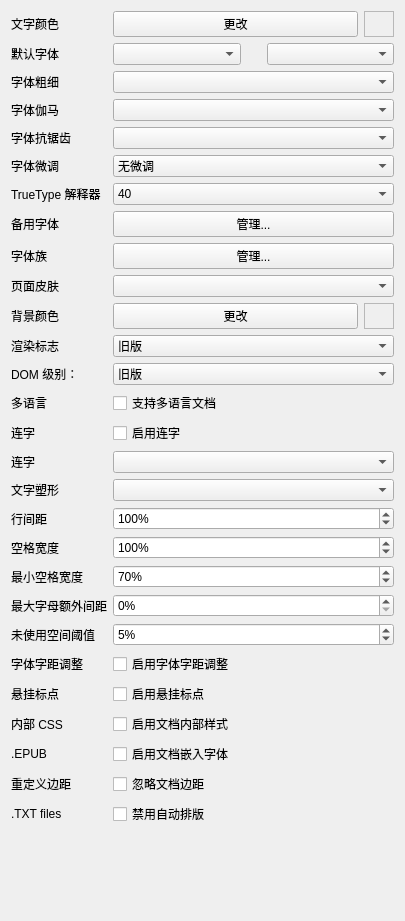
         <widget class="QWidget" name="scrollAreaStylesContents">
          <property name="geometry">
           <rect>
            <x>0</x>
            <y>0</y>
            <width>405</width>
            <height>921</height>
           </rect>
          </property>
          <layout class="QVBoxLayout" name="verticalLayout_5">
           <item>
            <layout class="QFormLayout" name="formLayout">
             <property name="fieldGrowthPolicy">
              <enum>QFormLayout::FieldGrowthPolicy::AllNonFixedFieldsGrow</enum>
             </property>
             <item row="0" column="0">
              <widget class="QLabel" name="label_6">
               <property name="text">
                <string>文字颜色</string>
               </property>
              </widget>
             </item>
             <item row="0" column="1">
              <layout class="QHBoxLayout" name="horizontalLayout_11">
               <item>
                <widget class="QPushButton" name="btnTextColor">
                 <property name="sizePolicy">
                  <sizepolicy hsizetype="Preferred" vsizetype="Fixed">
                   <horstretch>0</horstretch>
                   <verstretch>0</verstretch>
                  </sizepolicy>
                 </property>
                 <property name="text">
                  <string>更改</string>
                 </property>
                </widget>
               </item>
               <item>
                <widget class="QFrame" name="frmTextColor">
                 <property name="sizePolicy">
                  <sizepolicy hsizetype="Maximum" vsizetype="Preferred">
                   <horstretch>0</horstretch>
                   <verstretch>0</verstretch>
                  </sizepolicy>
                 </property>
                 <property name="minimumSize">
                  <size>
                   <width>20</width>
                   <height>20</height>
                  </size>
                 </property>
                 <property name="maximumSize">
                  <size>
                   <width>30</width>
                   <height>30</height>
                  </size>
                 </property>
                 <property name="sizeIncrement">
                  <size>
                   <width>4</width>
                   <height>4</height>
                  </size>
                 </property>
                 <property name="baseSize">
                  <size>
                   <width>0</width>
                   <height>0</height>
                  </size>
                 </property>
                 <property name="autoFillBackground">
                  <bool>true</bool>
                 </property>
                 <property name="frameShape">
                  <enum>QFrame::Shape::StyledPanel</enum>
                 </property>
                 <property name="frameShadow">
                  <enum>QFrame::Shadow::Sunken</enum>
                 </property>
                 <property name="lineWidth">
                  <number>1</number>
                 </property>
                 <property name="midLineWidth">
                  <number>5</number>
                 </property>
                </widget>
               </item>
              </layout>
             </item>
             <item row="1" column="0">
              <widget class="QLabel" name="label_12">
               <property name="text">
                <string>默认字体</string>
               </property>
              </widget>
             </item>
             <item row="1" column="1">
              <layout class="QHBoxLayout" name="horizontalLayout_14">
               <item>
                <widget class="QComboBox" name="cbTextFontFace">
                 <property name="sizePolicy">
                  <sizepolicy hsizetype="Preferred" vsizetype="Fixed">
                   <horstretch>0</horstretch>
                   <verstretch>0</verstretch>
                  </sizepolicy>
                 </property>
                </widget>
               </item>
               <item>
                <spacer name="horizontalSpacer_3">
                 <property name="orientation">
                  <enum>Qt::Orientation::Horizontal</enum>
                 </property>
                 <property name="sizeType">
                  <enum>QSizePolicy::Policy::Maximum</enum>
                 </property>
                 <property name="sizeHint" stdset="0">
                  <size>
                   <width>20</width>
                   <height>20</height>
                  </size>
                 </property>
                </spacer>
               </item>
               <item>
                <widget class="QComboBox" name="cbTextFontSize">
                 <property name="sizePolicy">
                  <sizepolicy hsizetype="Preferred" vsizetype="Fixed">
                   <horstretch>0</horstretch>
                   <verstretch>0</verstretch>
                  </sizepolicy>
                 </property>
                 <property name="minimumSize">
                  <size>
                   <width>60</width>
                   <height>0</height>
                  </size>
                 </property>
                 <property name="maximumSize">
                  <size>
                   <width>16777215</width>
                   <height>16777215</height>
                  </size>
                 </property>
                 <property name="baseSize">
                  <size>
                   <width>60</width>
                   <height>0</height>
                  </size>
                 </property>
                </widget>
               </item>
              </layout>
             </item>
             <item row="2" column="0">
              <widget class="QLabel" name="label_51">
               <property name="text">
                <string>字体粗细</string>
               </property>
              </widget>
             </item>
             <item row="2" column="1">
              <widget class="QComboBox" name="cbFontWeightChange">
               <property name="currentText">
                <string notr="true"/>
               </property>
               <property name="currentIndex">
                <number>-1</number>
               </property>
              </widget>
             </item>
             <item row="3" column="0">
              <widget class="QLabel" name="label_19">
               <property name="text">
                <string>字体伽马</string>
               </property>
              </widget>
             </item>
             <item row="3" column="1">
              <widget class="QComboBox" name="cbFontGamma">
               <property name="sizePolicy">
                <sizepolicy hsizetype="Preferred" vsizetype="Fixed">
                 <horstretch>0</horstretch>
                 <verstretch>0</verstretch>
                </sizepolicy>
               </property>
               <property name="minimumSize">
                <size>
                 <width>60</width>
                 <height>0</height>
                </size>
               </property>
               <property name="maximumSize">
                <size>
                 <width>16777215</width>
                 <height>16777215</height>
                </size>
               </property>
               <property name="baseSize">
                <size>
                 <width>60</width>
                 <height>0</height>
                </size>
               </property>
               <property name="currentIndex">
                <number>-1</number>
               </property>
              </widget>
             </item>
             <item row="4" column="0">
              <widget class="QLabel" name="label_52">
               <property name="text">
                <string>字体抗锯齿</string>
               </property>
              </widget>
             </item>
             <item row="4" column="1">
              <widget class="QComboBox" name="cbAntialiasingMode">
               <property name="currentIndex">
                <number>-1</number>
               </property>
              </widget>
             </item>
             <item row="5" column="0">
              <widget class="QLabel" name="label_35">
               <property name="text">
                <string>字体微调</string>
               </property>
              </widget>
             </item>
             <item row="5" column="1">
              <widget class="QComboBox" name="cbFontHinting">
               <property name="sizePolicy">
                <sizepolicy hsizetype="Preferred" vsizetype="Fixed">
                 <horstretch>0</horstretch>
                 <verstretch>0</verstretch>
                </sizepolicy>
               </property>
               <property name="minimumSize">
                <size>
                 <width>60</width>
                 <height>0</height>
                </size>
               </property>
               <property name="maximumSize">
                <size>
                 <width>16777215</width>
                 <height>16777215</height>
                </size>
               </property>
               <property name="baseSize">
                <size>
                 <width>60</width>
                 <height>0</height>
                </size>
               </property>
               <item>
                <property name="text">
                 <string>无微调</string>
                </property>
               </item>
               <item>
                <property name="text">
                 <string>使用字节码</string>
                </property>
               </item>
               <item>
                <property name="text">
                 <string>自动微调</string>
                </property>
               </item>
              </widget>
             </item>
             <item row="7" column="0">
              <widget class="QLabel" name="label_36">
               <property name="text">
                <string>备用字体</string>
               </property>
              </widget>
             </item>
             <item row="7" column="1">
              <widget class="QPushButton" name="btnFallbackMan">
               <property name="sizePolicy">
                <sizepolicy hsizetype="Preferred" vsizetype="Fixed">
                 <horstretch>0</horstretch>
                 <verstretch>0</verstretch>
                </sizepolicy>
               </property>
               <property name="text">
                <string>管理...</string>
               </property>
              </widget>
             </item>
             <item row="8" column="0">
              <widget class="QLabel" name="label_54">
               <property name="text">
                <string>字体族</string>
               </property>
              </widget>
             </item>
             <item row="8" column="1">
              <widget class="QPushButton" name="btnFontFamiliesMan">
               <property name="text">
                <string>管理...</string>
               </property>
              </widget>
             </item>
             <item row="9" column="0">
              <widget class="QLabel" name="label_14">
               <property name="text">
                <string>页面皮肤</string>
               </property>
              </widget>
             </item>
             <item row="9" column="1">
              <widget class="QComboBox" name="cbPageSkin">
               <property name="sizePolicy">
                <sizepolicy hsizetype="Preferred" vsizetype="Fixed">
                 <horstretch>0</horstretch>
                 <verstretch>0</verstretch>
                </sizepolicy>
               </property>
               <property name="minimumSize">
                <size>
                 <width>60</width>
                 <height>0</height>
                </size>
               </property>
               <property name="maximumSize">
                <size>
                 <width>16777215</width>
                 <height>16777215</height>
                </size>
               </property>
               <property name="baseSize">
                <size>
                 <width>60</width>
                 <height>0</height>
                </size>
               </property>
              </widget>
             </item>
             <item row="10" column="0">
              <widget class="QLabel" name="label_8">
               <property name="text">
                <string>背景颜色</string>
               </property>
              </widget>
             </item>
             <item row="10" column="1">
              <layout class="QHBoxLayout" name="horizontalLayout_10">
               <item>
                <widget class="QPushButton" name="btnBgColor">
                 <property name="sizePolicy">
                  <sizepolicy hsizetype="Preferred" vsizetype="Fixed">
                   <horstretch>0</horstretch>
                   <verstretch>0</verstretch>
                  </sizepolicy>
                 </property>
                 <property name="text">
                  <string>更改</string>
                 </property>
                </widget>
               </item>
               <item>
                <widget class="QFrame" name="frmBgColor">
                 <property name="sizePolicy">
                  <sizepolicy hsizetype="Maximum" vsizetype="Preferred">
                   <horstretch>0</horstretch>
                   <verstretch>0</verstretch>
                  </sizepolicy>
                 </property>
                 <property name="minimumSize">
                  <size>
                   <width>20</width>
                   <height>20</height>
                  </size>
                 </property>
                 <property name="maximumSize">
                  <size>
                   <width>30</width>
                   <height>30</height>
                  </size>
                 </property>
                 <property name="autoFillBackground">
                  <bool>true</bool>
                 </property>
                 <property name="frameShape">
                  <enum>QFrame::Shape::StyledPanel</enum>
                 </property>
                 <property name="frameShadow">
                  <enum>QFrame::Shadow::Sunken</enum>
                 </property>
                 <property name="lineWidth">
                  <number>1</number>
                 </property>
                 <property name="midLineWidth">
                  <number>5</number>
                 </property>
                </widget>
               </item>
              </layout>
             </item>
             <item row="11" column="0">
              <widget class="QLabel" name="label_45">
               <property name="text">
                <string>渲染标志</string>
               </property>
              </widget>
             </item>
             <item row="11" column="1">
              <widget class="QComboBox" name="cbRendFlags">
               <item>
                <property name="text">
                 <string>旧版</string>
                </property>
               </item>
               <item>
                <property name="text">
                 <string>简洁</string>
                </property>
               </item>
               <item>
                <property name="text">
                 <string>书籍</string>
                </property>
               </item>
               <item>
                <property name="text">
                 <string>网页（完整）</string>
                </property>
               </item>
              </widget>
             </item>
             <item row="12" column="0">
              <widget class="QLabel" name="label_46">
               <property name="text">
                <string>DOM 级别：</string>
               </property>
              </widget>
             </item>
             <item row="12" column="1">
              <widget class="QComboBox" name="cbDOMLevel">
               <item>
                <property name="text">
                 <string>旧版</string>
                </property>
               </item>
               <item>
                <property name="text">
                 <string>最新</string>
                </property>
               </item>
              </widget>
             </item>
             <item row="13" column="0">
              <widget class="QLabel" name="label_47">
               <property name="text">
                <string>多语言</string>
               </property>
              </widget>
             </item>
             <item row="13" column="1">
              <widget class="QCheckBox" name="cbMultiLang">
               <property name="text">
                <string>支持多语言文档</string>
               </property>
              </widget>
             </item>
             <item row="14" column="0">
              <widget class="QLabel" name="label_48">
               <property name="text">
                <string>连字</string>
               </property>
              </widget>
             </item>
             <item row="14" column="1">
              <widget class="QCheckBox" name="cbEnableHyph">
               <property name="text">
                <string>启用连字</string>
               </property>
              </widget>
             </item>
             <item row="15" column="0">
              <widget class="QLabel" name="label_9">
               <property name="text">
                <string>连字</string>
               </property>
              </widget>
             </item>
             <item row="15" column="1">
              <widget class="QComboBox" name="cbHyphenation"/>
             </item>
             <item row="16" column="0">
              <widget class="QLabel" name="label_44">
               <property name="text">
                <string>文字塑形</string>
               </property>
              </widget>
             </item>
             <item row="16" column="1">
              <widget class="QComboBox" name="cbFontShaping">
               <property name="currentText">
                <string/>
               </property>
              </widget>
             </item>
             <item row="17" column="0">
              <widget class="QLabel" name="label_13">
               <property name="text">
                <string>行间距</string>
               </property>
              </widget>
             </item>
             <item row="17" column="1">
              <widget class="QSpinBox" name="sbInterlineSpace">
               <property name="suffix">
                <string>%</string>
               </property>
               <property name="minimum">
                <number>60</number>
               </property>
               <property name="maximum">
                <number>150</number>
               </property>
               <property name="singleStep">
                <number>1</number>
               </property>
               <property name="value">
                <number>100</number>
               </property>
              </widget>
             </item>
             <item row="18" column="0">
              <widget class="QLabel" name="label_66">
               <property name="text">
                <string>空格宽度</string>
               </property>
              </widget>
             </item>
             <item row="18" column="1">
              <widget class="QSpinBox" name="sbSpaceWidth">
               <property name="suffix">
                <string>%</string>
               </property>
               <property name="minimum">
                <number>10</number>
               </property>
               <property name="maximum">
                <number>500</number>
               </property>
               <property name="singleStep">
                <number>5</number>
               </property>
               <property name="value">
                <number>100</number>
               </property>
              </widget>
             </item>
             <item row="19" column="0">
              <widget class="QLabel" name="label_15">
               <property name="text">
                <string>最小空格宽度</string>
               </property>
              </widget>
             </item>
             <item row="19" column="1">
              <widget class="QSpinBox" name="sbMinSpaceWidth">
               <property name="suffix">
                <string>%</string>
               </property>
               <property name="minimum">
                <number>25</number>
               </property>
               <property name="maximum">
                <number>100</number>
               </property>
               <property name="singleStep">
                <number>5</number>
               </property>
               <property name="value">
                <number>70</number>
               </property>
              </widget>
             </item>
             <item row="20" column="0">
              <widget class="QLabel" name="label_68">
               <property name="text">
                <string>最大字母额外间距</string>
               </property>
              </widget>
             </item>
             <item row="20" column="1">
              <widget class="QSpinBox" name="sbMaxLetterSpacing">
               <property name="suffix">
                <string>%</string>
               </property>
               <property name="minimum">
                <number>0</number>
               </property>
               <property name="maximum">
                <number>20</number>
               </property>
               <property name="singleStep">
                <number>1</number>
               </property>
               <property name="value">
                <number>0</number>
               </property>
              </widget>
             </item>
             <item row="21" column="0">
              <widget class="QLabel" name="label_67">
               <property name="text">
                <string>未使用空间阈值</string>
               </property>
              </widget>
             </item>
             <item row="21" column="1">
              <widget class="QSpinBox" name="sbUnusedSpaceThreshold">
               <property name="suffix">
                <string>%</string>
               </property>
               <property name="minimum">
                <number>0</number>
               </property>
               <property name="maximum">
                <number>20</number>
               </property>
               <property name="singleStep">
                <number>1</number>
               </property>
               <property name="value">
                <number>5</number>
               </property>
              </widget>
             </item>
             <item row="22" column="0">
              <widget class="QLabel" name="label_43">
               <property name="text">
                <string>字体字距调整</string>
               </property>
              </widget>
             </item>
             <item row="22" column="1">
              <widget class="QCheckBox" name="cbFontKerning">
               <property name="text">
                <string>启用字体字距调整</string>
               </property>
              </widget>
             </item>
             <item row="23" column="0">
              <widget class="QLabel" name="label_18">
               <property name="text">
                <string>悬挂标点</string>
               </property>
              </widget>
             </item>
             <item row="23" column="1">
              <widget class="QCheckBox" name="cbFloatingPunctuation">
               <property name="text">
                <string>启用悬挂标点</string>
               </property>
              </widget>
             </item>
             <item row="24" column="0">
              <widget class="QLabel" name="label_38">
               <property name="text">
                <string>内部 CSS</string>
               </property>
              </widget>
             </item>
             <item row="24" column="1">
              <widget class="QCheckBox" name="cbEnableDocumentStyles">
               <property name="text">
                <string>启用文档内部样式</string>
               </property>
              </widget>
             </item>
             <item row="25" column="0">
              <widget class="QLabel" name="label_37">
               <property name="text">
                <string>.EPUB</string>
               </property>
              </widget>
             </item>
             <item row="25" column="1">
              <widget class="QCheckBox" name="cbEnableEmbeddedFonts">
               <property name="text">
                <string>启用文档嵌入字体</string>
               </property>
              </widget>
             </item>
             <item row="26" column="0">
              <widget class="QLabel" name="label_49">
               <property name="text">
                <string>重定义边距</string>
               </property>
              </widget>
             </item>
             <item row="26" column="1">
              <widget class="QCheckBox" name="cbIgnoreDocumentMargins">
               <property name="text">
                <string>忽略文档边距</string>
               </property>
              </widget>
             </item>
             <item row="27" column="0">
              <widget class="QLabel" name="label_17">
               <property name="text">
                <string>.TXT files</string>
               </property>
              </widget>
             </item>
             <item row="27" column="1">
              <widget class="QCheckBox" name="cbTxtPreFormatted">
               <property name="text">
                <string>禁用自动排版</string>
               </property>
              </widget>
             </item>
             <item row="6" column="0">
              <widget class="QLabel" name="label_55">
               <property name="text">
                <string>TrueType 解释器</string>
               </property>
              </widget>
             </item>
             <item row="6" column="1">
              <widget class="QComboBox" name="cbTTInterpreter">
               <property name="enabled">
                <bool>true</bool>
               </property>
               <item>
                <property name="text">
                 <string>40</string>
                </property>
               </item>
               <item>
                <property name="text">
                 <string>38</string>
                </property>
               </item>
               <item>
                <property name="text">
                 <string>35</string>
                </property>
               </item>
              </widget>
             </item>
            </layout>
           </item>
          </layout>
         </widget>
